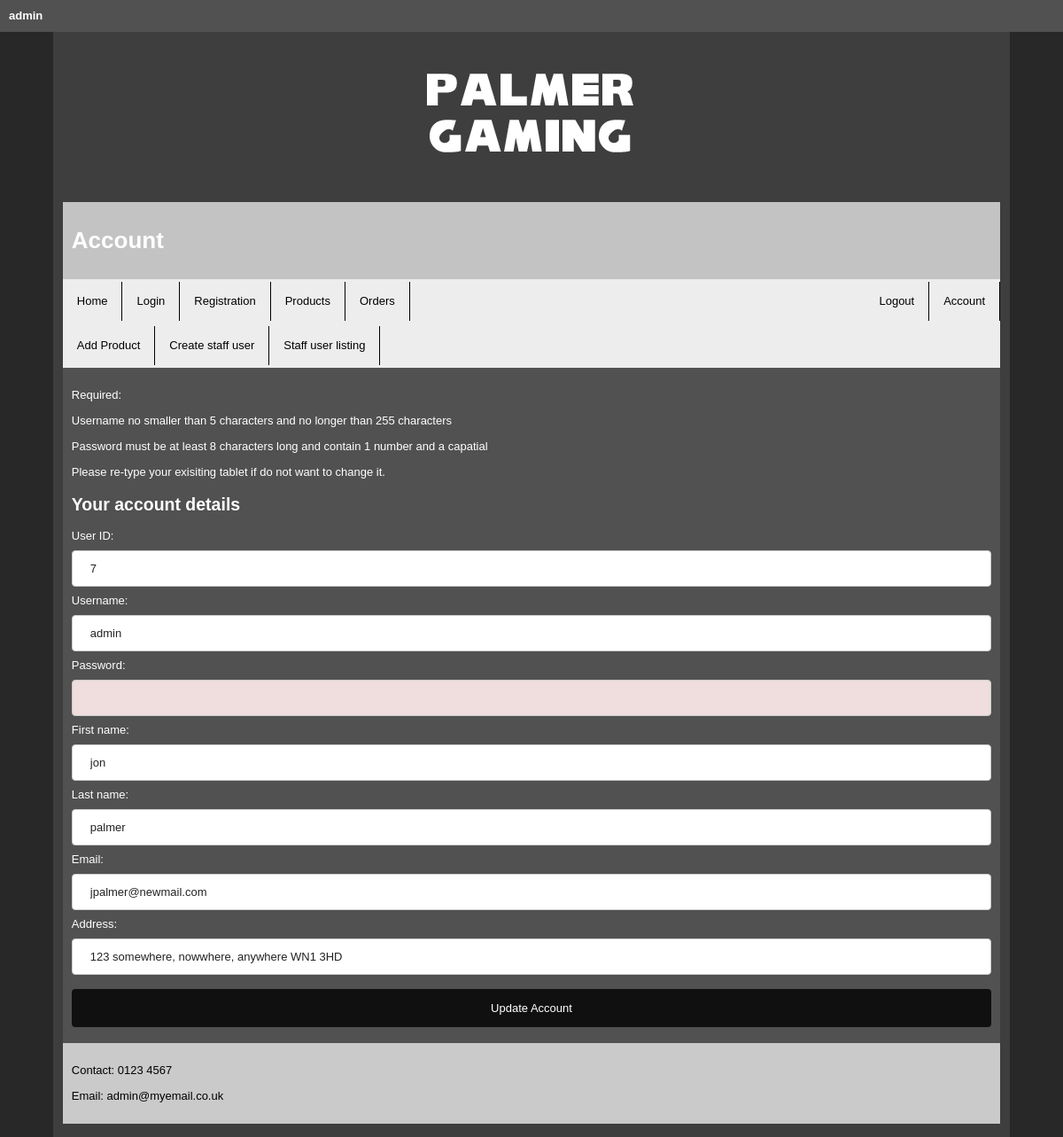
Page /pages/account/index.php (signed in) on the committed database.
### tables this page shows
CREATE TABLE IF NOT EXISTS `users` (
  `id` int(11) NOT NULL AUTO_INCREMENT,
  `username` varchar(255) NOT NULL,
  `password` varchar(255) NOT NULL,
  `first_name` varchar(255) NOT NULL,
  `last_name` varchar(255) NOT NULL,
  `email` varchar(255) NOT NULL,
  `address` varchar(255) NOT NULL,
  `access_level` int(11) NOT NULL,
  PRIMARY KEY (`id`),
  UNIQUE KEY `username` (`username`)
);

### pages/account/index.php (the view, shortened to what this page needs)
<?php include $_SERVER['DOCUMENT_ROOT'].'/assignment1_website/includes/checkLogin.php';?>
<?php
  if(empty($_POST))
  {
?>
<!doctype html>
<html class="">
<head>
<link href="/assignment1_website/styles/boilerplate.css" rel="stylesheet" type="text/css">
<link href="/assignment1_website/styles/MainStyle.css" rel="stylesheet" type="text/css">
</head>
<body>
<div class="gridContainer clearfix">
  <?php include $_SERVER['DOCUMENT_ROOT'].'/assignment1_website/includes/logo.php';?>
  <div id="header">
    <h1>
      Account
    </h1>
  </div>
  <?php include $_SERVER['DOCUMENT_ROOT'].'/assignment1_website/includes/nav.php';?>
  <div id="body">
  <?php
    include $_SERVER['DOCUMENT_ROOT'].'/assignment1_website/includes/dbLogin.php';
    try
    {
      $Con -> setAttribute(PDO::ATTR_ERRMODE, PDO::ERRMODE_EXCEPTION);
      $stmt = $Con -> prepare("SELECT * FROM users WHERE username=:username");
      $stmt -> bindParam(':username', $_SESSION['Username']);
      $stmt -> execute();
      $result = $stmt -> fetchAll();
      if($result)
      {
        foreach ($result as $row)
        {
          $UserID = $row['id'];
          $Username = $row['username'];
          $FirstName = $row['first_name'];
          $LastName = $row['last_name'];
          $Email =  $row['email'];
          $Address =  $row['address'];
        }
      }
      else
      {
        echo("Error user account could not be retrieved from table.");
      }
    }
    catch(PDOException $e)
    {
      echo "Error:".$e->getMessage();
    }
  ?>
    <p> Required: </p>
    <p> Username no smaller than 5 characters and no longer than 255 characters </p>
    <p> Password must be at least 8 characters long and contain 1 number and a capatial </p>
    <p> Please re-type your exisiting tablet if do not want to change it. </p>
    <h2>Your account details</h2>
      <form name="registration" action="index.php" method="POST" >
        <label for= 'user_id'>User ID: </label>
        <br/>
        <input type="text" name="user_id" value="<?php echo $UserID; ?>" readonly/>
        <br/>
        <label for= 'username'>Username: </label>
        <br/>
        <input type="text" name="username" pattern="\w{5,255}" title="Username is invalid, please enter a new different one." onBlur="checkUsername(this.value)" value="<?php echo $Username; ?>" required/>
        <br/>
        <label for= 'password'>Password: </label>
        <br/>
        <input type="password" name="password" pattern="^(?=.*\d)(?=.*[A-Z])(?=.*[a-zA-Z]).{8,}$" title="Password is invalid, remember, must be at least 8 characters long with a number and a capital letter." value="" required/>
        <br/>
        <label for= 'first_name'>First name: </label>
        <br/>
        <input type="text" name="first_name" pattern="([A-Z|a-z])\w+" title="First name invalid, please avoid punctuations and numbers. Please refrain from entering single letters." value="<?php echo $FirstName; ?>" required/>
        <br/>
        <label for= 'last_name'>Last name: </label>
        <br/>
        <input type="text" name="last_name" pattern="([A-Z|a-z])\w+" title="Last name is invalid, please avoid punctuations and numbers. Please refrain from entering single letters." value="<?php echo $LastName; ?>" required/>
        <br/>
        <label for= 'email'>Email: </label>
        <br/>
        <input type="text" name="email" pattern="[a-z0-9._%+-]+@[a-z0-9.-]+\.[a-z]{2,6}$" title="Email invalid." value="<?php echo $Email; ?>" required/>
        <br/>
        <label for= 'address'>Address: </label>
        <br/>
        <input type="text" name="address" title="Please enter an address" value="<?php echo $Address; ?>" required/>
        <br/>
        <input id="submit" name="submit" type="submit" value="Update Account"></input>
       </form>
  </div>
  <?php
    }
  ?>
  <?php include $_SERVER['DOCUMENT_ROOT'].'/assignment1_website/includes/footer.php';?>
</div>
</body>
</html>

### styles/boilerplate.css (style rules this page uses)
html { font-size: 100%; overflow-y: scroll; -webkit-text-size-adjust: 100%; -ms-text-size-adjust: 100%; }
body { margin: 0; font-size: 13px; line-height: 1.231; }
body, button, input, select, textarea { font-family: sans-serif; color: #222; }
form { margin: 0; }
label { cursor: pointer; }
button, input, select, textarea { font-size: 100%; margin: 0; vertical-align: baseline; *vertical-align: middle; }
button, input { line-height: normal; *overflow: visible; }
button, input[type="button"], input[type="reset"], input[type="submit"] { cursor: pointer; -webkit-appearance: button; }
input:invalid, textarea:invalid { background-color: #f0dddd; }
.clearfix:before, .clearfix:after { content: ""; display: table; }
.clearfix:after { clear: both; }
.clearfix { zoom: 1; }

### styles/MainStyle.css (style rules this page uses)
body { background-color: #282828; font-family: "Trebuchet MS", Arial, Helvetica, sans-serif; }
.gridContainer { margin-left: auto; margin-right: auto; width: 87.36%; padding-left: 1.82%; padding-right: 1.82%; background-color: #3E3E3E; }
#header { clear: both; float: left; margin-left: 0; width: 100%; display: block; color: white; background-color: #C2C3C2; padding: 10px; box-sizing: border-box; }
#body { clear: both; float: left; margin-left: 0; width: 100%; display: block; color: white; background-color: #515151; padding: 10px; box-sizing: border-box; }
input[type=text], [type=password], select { width: 100%; padding: 12px 20px; margin: 8px 0; display: inline-block; border: 1px solid #ccc; border-radius: 4px; box-sizing: border-box; }
input[type=submit] { width: 100%; background-color: #101010; color: white; padding: 14px 20px; margin: 8px 0; border: none; border-radius: 4px; cursor: pointer; }
@media only screen and (min-width: 481px) { .gridContainer { width: 90.675%; padding-left: 1.1625%; padding-right: 1.1625%; } }
@media only screen and (min-width: 481px) { #header { clear: both; float: left; margin-left: 0; width: 100%; display: block; } }
@media only screen and (min-width: 481px) { #body { clear: both; float: left; margin-left: 0; width: 100%; display: block; } }
@media only screen and (min-width: 769px) { .gridContainer { width: 88.2%; max-width: 1232px; padding-left: 0.9%; padding-right: 0.9%; margin: auto; } }
@media only screen and (min-width: 769px) { #header { clear: both; float: left; margin-left: 0; width: 100%; display: block; } }
@media only screen and (min-width: 769px) { #body { clear: both; float: left; margin-left: 0; width: 100%; display: block; } }

### rows in the picture
users: user_id "7", username "admin", first_name "jon", last_name "palmer", email "jpalmer@newmail.com", address "123 somewhere, nowwhere, anywhere WN1 3HD"

### other values in the picture
$_SESSION['Username'] "admin"
